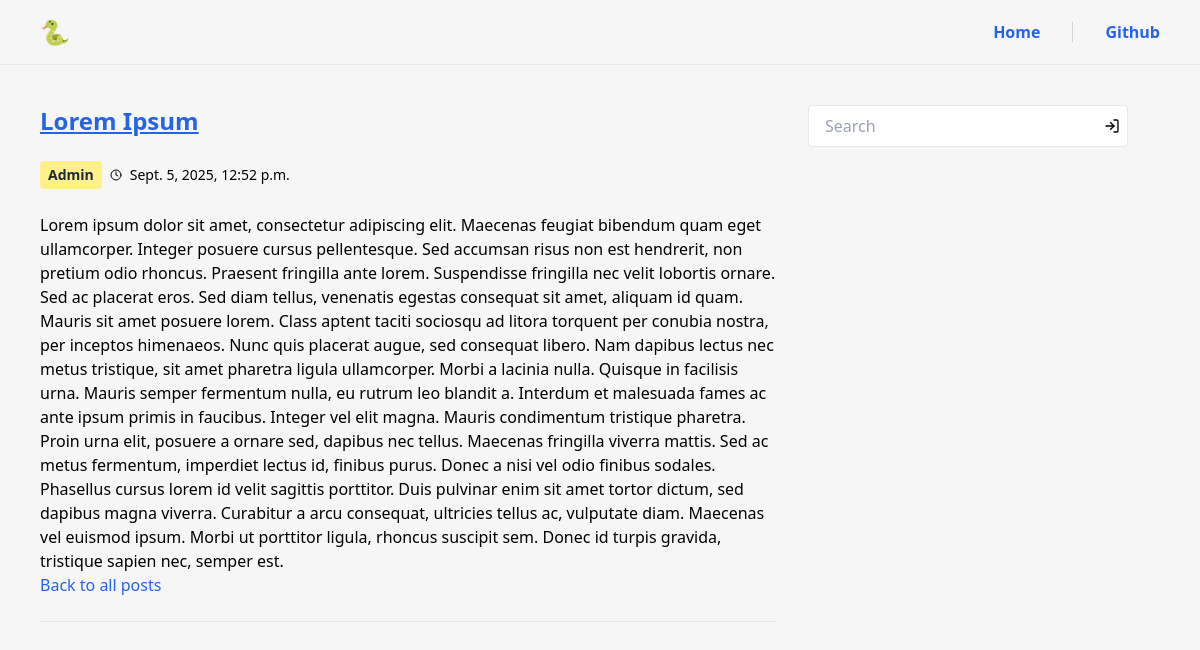
/post/lorem-ipsum, run on the app's committed database.
### blog/models.py (models this page shows, shortened)
class Post(models.Model):
    title = models.CharField(max_length=200)
    content = models.TextField()
    created_at = models.DateTimeField(auto_now_add=True)
    author = models.ForeignKey(User, on_delete=models.CASCADE)
    slug = models.SlugField(unique=True, blank=True, null=True)

### blog/views.py (the view)
# urls.py: path('post/<slug:slug>', views.post_detail, name = 'post_detail')
def post_detail(request, slug):
    post = get_object_or_404(Post, slug=slug)
    return render(request, 'blog/post_detail.html', {'post': post})

### blog/context_processors.py (called while the page is built)
def global_icons(request):
    return {
        'clock_icon': CLOCK_ICON,
        'enter_icon': ENTER_ICON
    }

### blog/templates/blog/post_detail.html (shortened to what this page needs)
{% extends "./base.html" %}
{% block header %}
<header class="bg-transparent flex flex-col md:flex-row items-center justify-between px-4 md:px-10 py-4 mb-10 border-b border-gray-200 w-full">
    <div class="flex items-center gap-3 mb-4 md:mb-0">
        <span class="text-2xl"><a href="{% url 'post_list' %}">🐍</a></span>
    </div>
    <nav class="flex items-center gap-4 md:gap-6 overflow-x-auto">
        <a href="{% url 'post_list' %}" class="text-blue-600 hover:text-blue-600 font-semibold">Home</a>
        <a href="https://github.com/tomwls/django_blog" class="text-blue-600 hover:text-blue-600 font-semibold">Github</a>
    </nav>
</header>
{% endblock %}
{% block content %}
<div class="flex flex-col md:flex-row gap-8 w-full">
    <div class="flex-1">
        <article class="space-y-6">
            <h2 class="text-2xl font-semibold mb-4">
                <a href="{% url 'post_detail' slug=post.slug %}" class="text-blue-600 underline">{{ post.title }}</a>
            </h2>
                <div class="flex flex-wrap items-center gap-2 mb-4">
                <p class="inline-block bg-yellow-200 text-gray-800 font-semibold text-sm px-2 py-1 rounded">
                    {{ post.author.username|title }}
                </p>
                <span class="inline-block align-middle">{{ clock_icon|safe }}</span>
                <p class="text-black text-sm">{{ post.created_at }}</p>
            </div>
            <p class="text-black mb-4">{{ post.content }}</p>
            <a href="{% url 'post_list' %}" class="text-blue-600 hover:underline">Back to all posts</a>
            <hr class="my-8 border-t border-gray-200 rounded">
        </article>
    </div>
    <aside class="w-full md:w-80 order-last md:order-none">
        <section>
            <form method="get" action="{% url 'post_list' %}" class="w-full">
                <div class="relative">
                    <input type="text" name="q" placeholder="Search" class="border border-gray-200 px-4 py-2 w-full focus:outline-none focus:ring-1 focus:ring-gray-200 pr-10 rounded">
                    <span class="absolute inset-y-0 right-2 flex items-center pointer-events-none">
                    </span>
                </div>
            </form>
        </section>
    </aside>
</div>
{% endblock %}

### data on the page
Post: title "Lorem Ipsum", author.username "Admin", created_at "Sept. 5, 2025, 12:52 p.m.", content "Lorem ipsum dolor sit amet, consectetur adipiscing elit. Maecenas feugiat bibendum quam eget ullamcorper. Integer posuere cursus pellentesque. Sed accumsan risus non est hendrerit, non pretium odio rhoncus. Praesent fringilla ante lorem. Suspendisse fringilla nec velit lobortis ornare. Sed ac placerat eros. Sed diam tellus, venenatis egestas consequat sit amet, aliquam id quam. Mauris sit amet posuere lorem. Class aptent taciti sociosqu ad litora torquent per conubia nostra, per inceptos himenaeos. Nunc quis placerat augue, sed consequat libero. Nam dapibus lectus nec metus tristique, sit amet pharetra ligula ullamcorper. Morbi a lacinia nulla. Quisque in facilisis urna. Mauris semper…"
